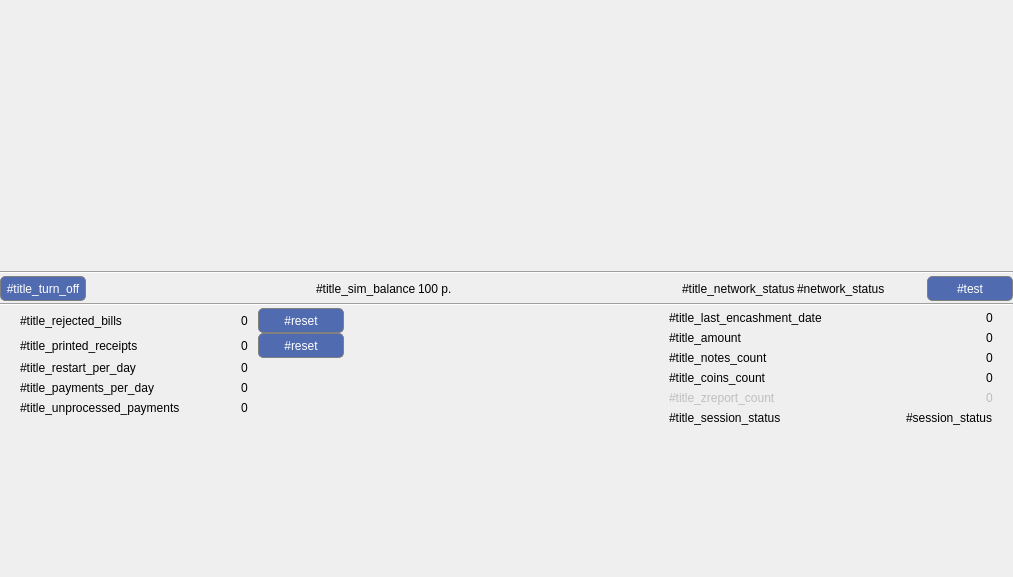
<?xml version="1.0" encoding="UTF-8"?>
<ui version="4.0">
 <class>DiagnosticsServiceWindow</class>
 <widget class="QFrame" name="DiagnosticsServiceWindow">
  <property name="geometry">
   <rect>
    <x>0</x>
    <y>0</y>
    <width>1013</width>
    <height>577</height>
   </rect>
  </property>
  <property name="styleSheet">
   <string notr="true">QFrame#diagnosticServiceWindow
{
	background: rgba(247, 245, 237);
}

QFrame#line, QFrame#line_3, QFrame#line_4, QFrame#line_5,   QFrame#line_6,  QFrame#line_7 
{
	color: rgb(197, 197, 197)
}

QTextEdit
{
	background: rgba(247, 245, 237);
	font-size: 11px;
}

QPushButton
{
	border: 1px solid gray;
	border-radius: 5px;
	color: white;
	background-color: rgba(80, 107, 176);
}

QPushButton:disabled
{
	color: gray;
	background-color: lightgray;
}

QPushButton:pressed 
{
	background-color: rgba(98, 141, 191);
}

QPushButton#btnEncashmentInfo:checked
{
	border: 1px solid gray;
	border-radius: 5px;
	color: white;
	background-color: rgba(80, 107, 176);
}


QTabBar::tab 
{
	background: rgba(160, 175, 211);
	border: 1px solid #C4C4C3;
	border-bottom-color: #C2C7CB; 
	border-top-left-radius: 4px;
	border-top-right-radius: 4px;
	min-width: 8ex;
	padding: 2px;
 }

 QTabBar::tab:selected, QTabBar::tab:hover 
{
	background: rgba(247, 245, 237);
 }

QLineEdit 
{
	border: 2px solid rgba(160, 175, 211);
	border-radius: 10px;
}</string>
  </property>
  <layout class="QVBoxLayout" name="verticalLayout">
   <property name="spacing">
    <number>2</number>
   </property>
   <property name="margin">
    <number>0</number>
   </property>
   <item>
    <widget class="QScrollArea" name="scrollArea">
     <property name="frameShape">
      <enum>QFrame::NoFrame</enum>
     </property>
     <property name="horizontalScrollBarPolicy">
      <enum>Qt::ScrollBarAlwaysOff</enum>
     </property>
     <property name="widgetResizable">
      <bool>true</bool>
     </property>
     <property name="alignment">
      <set>Qt::AlignCenter</set>
     </property>
     <widget class="QWidget" name="scrollAreaWidget">
      <property name="geometry">
       <rect>
        <x>0</x>
        <y>0</y>
        <width>1013</width>
        <height>267</height>
       </rect>
      </property>
      <layout class="QGridLayout" name="gridLayout">
       <property name="margin">
        <number>0</number>
       </property>
       <property name="spacing">
        <number>0</number>
       </property>
       <item row="0" column="0">
        <layout class="QVBoxLayout" name="vlTestWidgets">
         <property name="spacing">
          <number>0</number>
         </property>
        </layout>
       </item>
      </layout>
     </widget>
    </widget>
   </item>
   <item>
    <widget class="Line" name="line">
     <property name="orientation">
      <enum>Qt::Horizontal</enum>
     </property>
    </widget>
   </item>
   <item>
    <layout class="QHBoxLayout" name="horizontalLayout_5">
     <item>
      <widget class="QPushButton" name="btnInfoPanel">
       <property name="minimumSize">
        <size>
         <width>86</width>
         <height>25</height>
        </size>
       </property>
       <property name="styleSheet">
        <string notr="true">/*QPushButton {
	border: 1px solid gray;
	border-radius: 15px;
	background-color: rgba(80, 107, 176);
	color: &quot;white&quot;
}

QPushButton:pressed 
{
	background-color: rgba(98, 141, 191);
}

QPushButton:checked
{
	background-color: rgba(98, 141, 191);
}*/
</string>
       </property>
       <property name="text">
        <string>#title_turn_off</string>
       </property>
       <property name="checkable">
        <bool>true</bool>
       </property>
       <property name="checked">
        <bool>true</bool>
       </property>
      </widget>
     </item>
     <item>
      <spacer name="horizontalSpacer_2">
       <property name="orientation">
        <enum>Qt::Horizontal</enum>
       </property>
       <property name="sizeHint" stdset="0">
        <size>
         <width>40</width>
         <height>20</height>
        </size>
       </property>
      </spacer>
     </item>
     <item>
      <layout class="QHBoxLayout" name="horizontalLayout">
       <item>
        <widget class="QLabel" name="lbSimBalanceTitle">
         <property name="text">
          <string>#title_sim_balance</string>
         </property>
        </widget>
       </item>
       <item>
        <widget class="QLabel" name="lbSimBalance">
         <property name="text">
          <string notr="true">100 р.</string>
         </property>
        </widget>
       </item>
      </layout>
     </item>
     <item>
      <spacer name="horizontalSpacer_3">
       <property name="orientation">
        <enum>Qt::Horizontal</enum>
       </property>
       <property name="sizeHint" stdset="0">
        <size>
         <width>40</width>
         <height>20</height>
        </size>
       </property>
      </spacer>
     </item>
     <item>
      <layout class="QHBoxLayout" name="horizontalLayout_4">
       <item>
        <layout class="QHBoxLayout" name="horizontalLayout_3">
         <item>
          <widget class="QLabel" name="lbTitleNetworkStatus">
           <property name="enabled">
            <bool>true</bool>
           </property>
           <property name="text">
            <string>#title_network_status</string>
           </property>
          </widget>
         </item>
         <item>
          <widget class="QLabel" name="lbNetworkStatus">
           <property name="enabled">
            <bool>true</bool>
           </property>
           <property name="text">
            <string>#network_status</string>
           </property>
          </widget>
         </item>
        </layout>
       </item>
       <item>
        <spacer name="horizontalSpacer">
         <property name="orientation">
          <enum>Qt::Horizontal</enum>
         </property>
         <property name="sizeHint" stdset="0">
          <size>
           <width>40</width>
           <height>20</height>
          </size>
         </property>
        </spacer>
       </item>
       <item>
        <widget class="QPushButton" name="btnTestServer">
         <property name="enabled">
          <bool>true</bool>
         </property>
         <property name="minimumSize">
          <size>
           <width>86</width>
           <height>25</height>
          </size>
         </property>
         <property name="text">
          <string>#test</string>
         </property>
        </widget>
       </item>
      </layout>
     </item>
    </layout>
   </item>
   <item>
    <widget class="Line" name="line_2">
     <property name="orientation">
      <enum>Qt::Horizontal</enum>
     </property>
    </widget>
   </item>
   <item>
    <widget class="QScrollArea" name="scrollArea_2">
     <property name="frameShape">
      <enum>QFrame::NoFrame</enum>
     </property>
     <property name="widgetResizable">
      <bool>true</bool>
     </property>
     <widget class="QWidget" name="scrollAreaEncashmentInfo">
      <property name="geometry">
       <rect>
        <x>0</x>
        <y>0</y>
        <width>1013</width>
        <height>267</height>
       </rect>
      </property>
      <layout class="QGridLayout" name="gridLayout_2">
       <property name="margin">
        <number>0</number>
       </property>
       <property name="spacing">
        <number>0</number>
       </property>
       <item row="0" column="0">
        <layout class="QHBoxLayout" name="horizontalLayout_16">
         <item>
          <spacer name="horizontalSpacer_4">
           <property name="orientation">
            <enum>Qt::Horizontal</enum>
           </property>
           <property name="sizeType">
            <enum>QSizePolicy::Fixed</enum>
           </property>
           <property name="sizeHint" stdset="0">
            <size>
             <width>20</width>
             <height>20</height>
            </size>
           </property>
          </spacer>
         </item>
         <item>
          <layout class="QVBoxLayout" name="verticalLayout_3">
           <item>
            <layout class="QHBoxLayout" name="horizontalLayout_6">
             <property name="spacing">
              <number>10</number>
             </property>
             <item>
              <widget class="QLabel" name="lbTitleRejectedBills">
               <property name="enabled">
                <bool>true</bool>
               </property>
               <property name="text">
                <string>#title_rejected_bills</string>
               </property>
              </widget>
             </item>
             <item>
              <spacer name="horizontalSpacer_14">
               <property name="orientation">
                <enum>Qt::Horizontal</enum>
               </property>
               <property name="sizeHint" stdset="0">
                <size>
                 <width>40</width>
                 <height>20</height>
                </size>
               </property>
              </spacer>
             </item>
             <item>
              <widget class="QLabel" name="lbRejectedBills">
               <property name="enabled">
                <bool>true</bool>
               </property>
               <property name="text">
                <string notr="true">0</string>
               </property>
              </widget>
             </item>
             <item>
              <widget class="QPushButton" name="btnResetReject">
               <property name="enabled">
                <bool>true</bool>
               </property>
               <property name="minimumSize">
                <size>
                 <width>86</width>
                 <height>25</height>
                </size>
               </property>
               <property name="text">
                <string>#reset</string>
               </property>
              </widget>
             </item>
            </layout>
           </item>
           <item>
            <layout class="QHBoxLayout" name="horizontalLayout_8">
             <property name="spacing">
              <number>10</number>
             </property>
             <item>
              <widget class="QLabel" name="lbTitlePrintedReceipts">
               <property name="enabled">
                <bool>true</bool>
               </property>
               <property name="text">
                <string>#title_printed_receipts</string>
               </property>
              </widget>
             </item>
             <item>
              <spacer name="horizontalSpacer_12">
               <property name="orientation">
                <enum>Qt::Horizontal</enum>
               </property>
               <property name="sizeHint" stdset="0">
                <size>
                 <width>40</width>
                 <height>20</height>
                </size>
               </property>
              </spacer>
             </item>
             <item>
              <widget class="QLabel" name="lbPrintedReceipts">
               <property name="enabled">
                <bool>true</bool>
               </property>
               <property name="text">
                <string notr="true">0</string>
               </property>
              </widget>
             </item>
             <item>
              <widget class="QPushButton" name="btnResetReceipts">
               <property name="enabled">
                <bool>true</bool>
               </property>
               <property name="minimumSize">
                <size>
                 <width>86</width>
                 <height>25</height>
                </size>
               </property>
               <property name="text">
                <string>#reset</string>
               </property>
              </widget>
             </item>
            </layout>
           </item>
           <item>
            <layout class="QHBoxLayout" name="horizontalLayout_9">
             <property name="spacing">
              <number>10</number>
             </property>
             <item>
              <widget class="QLabel" name="lbTitleRestartPerDay">
               <property name="enabled">
                <bool>true</bool>
               </property>
               <property name="text">
                <string>#title_restart_per_day</string>
               </property>
              </widget>
             </item>
             <item>
              <spacer name="horizontalSpacer_13">
               <property name="orientation">
                <enum>Qt::Horizontal</enum>
               </property>
               <property name="sizeHint" stdset="0">
                <size>
                 <width>40</width>
                 <height>20</height>
                </size>
               </property>
              </spacer>
             </item>
             <item>
              <widget class="QLabel" name="lbRestartPerDay">
               <property name="enabled">
                <bool>true</bool>
               </property>
               <property name="text">
                <string notr="true">0</string>
               </property>
              </widget>
             </item>
             <item>
              <spacer name="horizontalSpacer_15">
               <property name="orientation">
                <enum>Qt::Horizontal</enum>
               </property>
               <property name="sizeType">
                <enum>QSizePolicy::Fixed</enum>
               </property>
               <property name="sizeHint" stdset="0">
                <size>
                 <width>96</width>
                 <height>20</height>
                </size>
               </property>
              </spacer>
             </item>
            </layout>
           </item>
           <item>
            <layout class="QHBoxLayout" name="horizontalLayout_10">
             <property name="spacing">
              <number>10</number>
             </property>
             <item>
              <widget class="QLabel" name="lbTitlePaymentsPerDay">
               <property name="enabled">
                <bool>true</bool>
               </property>
               <property name="text">
                <string>#title_payments_per_day</string>
               </property>
              </widget>
             </item>
             <item>
              <spacer name="horizontalSpacer_16">
               <property name="orientation">
                <enum>Qt::Horizontal</enum>
               </property>
               <property name="sizeHint" stdset="0">
                <size>
                 <width>40</width>
                 <height>20</height>
                </size>
               </property>
              </spacer>
             </item>
             <item>
              <widget class="QLabel" name="lbPaymentsPerDay">
               <property name="enabled">
                <bool>true</bool>
               </property>
               <property name="text">
                <string notr="true">0</string>
               </property>
              </widget>
             </item>
             <item>
              <spacer name="horizontalSpacer_17">
               <property name="orientation">
                <enum>Qt::Horizontal</enum>
               </property>
               <property name="sizeType">
                <enum>QSizePolicy::Fixed</enum>
               </property>
               <property name="sizeHint" stdset="0">
                <size>
                 <width>96</width>
                 <height>20</height>
                </size>
               </property>
              </spacer>
             </item>
            </layout>
           </item>
           <item>
            <layout class="QHBoxLayout" name="horizontalLayout_7">
             <property name="spacing">
              <number>10</number>
             </property>
             <item>
              <widget class="QLabel" name="lbTitleUnprocessedPayments">
               <property name="enabled">
                <bool>true</bool>
               </property>
               <property name="text">
                <string>#title_unprocessed_payments</string>
               </property>
              </widget>
             </item>
             <item>
              <spacer name="horizontalSpacer_10">
               <property name="orientation">
                <enum>Qt::Horizontal</enum>
               </property>
               <property name="sizeHint" stdset="0">
                <size>
                 <width>40</width>
                 <height>20</height>
                </size>
               </property>
              </spacer>
             </item>
             <item>
              <widget class="QLabel" name="lbUnprocessedPayments">
               <property name="enabled">
                <bool>true</bool>
               </property>
               <property name="text">
                <string notr="true">0</string>
               </property>
              </widget>
             </item>
             <item>
              <spacer name="horizontalSpacer_11">
               <property name="orientation">
                <enum>Qt::Horizontal</enum>
               </property>
               <property name="sizeType">
                <enum>QSizePolicy::Fixed</enum>
               </property>
               <property name="sizeHint" stdset="0">
                <size>
                 <width>96</width>
                 <height>20</height>
                </size>
               </property>
              </spacer>
             </item>
            </layout>
           </item>
           <item>
            <spacer name="verticalSpacer">
             <property name="orientation">
              <enum>Qt::Vertical</enum>
             </property>
             <property name="sizeHint" stdset="0">
              <size>
               <width>20</width>
               <height>40</height>
              </size>
             </property>
            </spacer>
           </item>
          </layout>
         </item>
         <item>
          <spacer name="horizontalSpacer_18">
           <property name="orientation">
            <enum>Qt::Horizontal</enum>
           </property>
           <property name="sizeHint" stdset="0">
            <size>
             <width>40</width>
             <height>20</height>
            </size>
           </property>
          </spacer>
         </item>
         <item>
          <layout class="QVBoxLayout" name="verticalLayout_2">
           <item>
            <layout class="QHBoxLayout" name="horizontalLayout_11">
             <item>
              <widget class="QLabel" name="lbTitleLastEncashmentDate">
               <property name="text">
                <string>#title_last_encashment_date</string>
               </property>
              </widget>
             </item>
             <item>
              <spacer name="horizontalSpacer_5">
               <property name="orientation">
                <enum>Qt::Horizontal</enum>
               </property>
               <property name="sizeHint" stdset="0">
                <size>
                 <width>40</width>
                 <height>20</height>
                </size>
               </property>
              </spacer>
             </item>
             <item>
              <widget class="QLabel" name="lbLastEncashmentDate">
               <property name="text">
                <string notr="true">0</string>
               </property>
              </widget>
             </item>
            </layout>
           </item>
           <item>
            <layout class="QHBoxLayout" name="horizontalLayout_12">
             <item>
              <widget class="QLabel" name="lbTitleAmount">
               <property name="text">
                <string>#title_amount</string>
               </property>
              </widget>
             </item>
             <item>
              <spacer name="horizontalSpacer_6">
               <property name="orientation">
                <enum>Qt::Horizontal</enum>
               </property>
               <property name="sizeHint" stdset="0">
                <size>
                 <width>40</width>
                 <height>20</height>
                </size>
               </property>
              </spacer>
             </item>
             <item>
              <widget class="QLabel" name="lbAmount">
               <property name="text">
                <string notr="true">0</string>
               </property>
              </widget>
             </item>
            </layout>
           </item>
           <item>
            <layout class="QHBoxLayout" name="horizontalLayout_13">
             <item>
              <widget class="QLabel" name="lbTitleNotesCount">
               <property name="text">
                <string>#title_notes_count</string>
               </property>
              </widget>
             </item>
             <item>
              <spacer name="horizontalSpacer_7">
               <property name="orientation">
                <enum>Qt::Horizontal</enum>
               </property>
               <property name="sizeHint" stdset="0">
                <size>
                 <width>40</width>
                 <height>20</height>
                </size>
               </property>
              </spacer>
             </item>
             <item>
              <widget class="QLabel" name="lbNotesCount">
               <property name="text">
                <string notr="true">0</string>
               </property>
              </widget>
             </item>
            </layout>
           </item>
           <item>
            <layout class="QHBoxLayout" name="horizontalLayout_23">
             <item>
              <widget class="QLabel" name="lbTitleCoinsCount">
               <property name="text">
                <string>#title_coins_count</string>
               </property>
              </widget>
             </item>
             <item>
              <spacer name="horizontalSpacer_19">
               <property name="orientation">
                <enum>Qt::Horizontal</enum>
               </property>
               <property name="sizeHint" stdset="0">
                <size>
                 <width>40</width>
                 <height>20</height>
                </size>
               </property>
              </spacer>
             </item>
             <item>
              <widget class="QLabel" name="lbCoinsCount">
               <property name="text">
                <string notr="true">0</string>
               </property>
              </widget>
             </item>
            </layout>
           </item>
           <item>
            <layout class="QHBoxLayout" name="horizontalLayout_14">
             <item>
              <widget class="QLabel" name="lbTitleZReportCount">
               <property name="enabled">
                <bool>false</bool>
               </property>
               <property name="text">
                <string>#title_zreport_count</string>
               </property>
              </widget>
             </item>
             <item>
              <spacer name="horizontalSpacer_8">
               <property name="orientation">
                <enum>Qt::Horizontal</enum>
               </property>
               <property name="sizeHint" stdset="0">
                <size>
                 <width>40</width>
                 <height>20</height>
                </size>
               </property>
              </spacer>
             </item>
             <item>
              <widget class="QLabel" name="lbZReportCount">
               <property name="enabled">
                <bool>false</bool>
               </property>
               <property name="text">
                <string notr="true">0</string>
               </property>
              </widget>
             </item>
            </layout>
           </item>
           <item>
            <layout class="QHBoxLayout" name="horizontalLayout_15">
             <item>
              <widget class="QLabel" name="lbTitleSessionStatus">
               <property name="enabled">
                <bool>true</bool>
               </property>
               <property name="text">
                <string>#title_session_status</string>
               </property>
              </widget>
             </item>
             <item>
              <spacer name="horizontalSpacer_9">
               <property name="orientation">
                <enum>Qt::Horizontal</enum>
               </property>
               <property name="sizeHint" stdset="0">
                <size>
                 <width>40</width>
                 <height>20</height>
                </size>
               </property>
              </spacer>
             </item>
             <item>
              <widget class="QLabel" name="lbSessionStatus">
               <property name="enabled">
                <bool>true</bool>
               </property>
               <property name="text">
                <string>#session_status</string>
               </property>
              </widget>
             </item>
            </layout>
           </item>
           <item>
            <spacer name="verticalSpacer_2">
             <property name="orientation">
              <enum>Qt::Vertical</enum>
             </property>
             <property name="sizeHint" stdset="0">
              <size>
               <width>20</width>
               <height>40</height>
              </size>
             </property>
            </spacer>
           </item>
          </layout>
         </item>
         <item>
          <spacer name="horizontalSpacer_20">
           <property name="orientation">
            <enum>Qt::Horizontal</enum>
           </property>
           <property name="sizeType">
            <enum>QSizePolicy::Fixed</enum>
           </property>
           <property name="sizeHint" stdset="0">
            <size>
             <width>20</width>
             <height>20</height>
            </size>
           </property>
          </spacer>
         </item>
        </layout>
       </item>
      </layout>
     </widget>
    </widget>
   </item>
  </layout>
 </widget>
 <resources>
  <include location="Resources/Resources.qrc"/>
 </resources>
 <connections/>
</ui>
